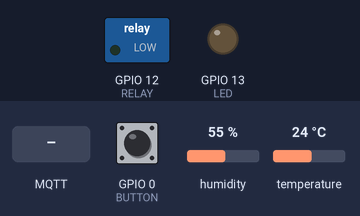
This sketch was run on a simulated ESP8266 (NodeMCU). Shown: switched loads named in the sketch (green lamp = pin HIGH), output pins drawn as LEDs (lit = HIGH). Inputs (shaded band) come from the test bench; at power-on: GPIO 0 (BUTTON) HIGH, humidity 55 %, temperature 24 °C. WiFi joins after 1.5 s; servers stay silent unless stated; no MQTT or app messages arrive unless stated; what the sketch prints to the serial monitor is not drawn.

Above: at 2.7 s.
2.8 s: GPIO 0 (BUTTON) pulled LOW for 1 s
At 4.1 s:
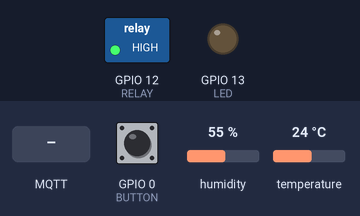
6.3 s: MQTT message "keepAlive" arrives on the first subscribed topic
At 7.2 s:
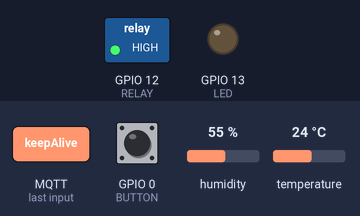
11.5 s: MQTT message "Sonoff/check" arrives on the first subscribed topic
At 12.4 s:
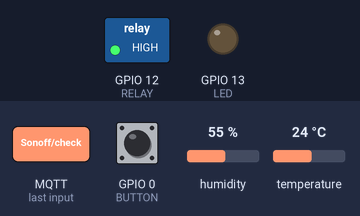
13.0 s: GPIO 0 (BUTTON) pulled LOW for 0.15 s
At 13.1 s:
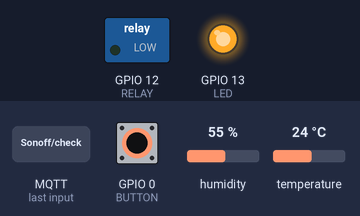
14.7 s: MQTT message "check" arrives on the first subscribed topic
At 16.0 s:
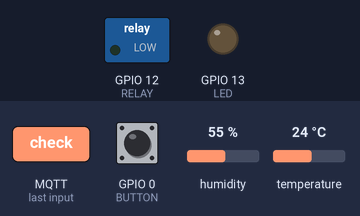
Timing chart, 0 to 17.2 s (numbered marks = the images above; inputs shaded):
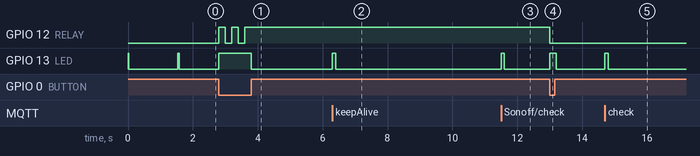

The sketch:

MQTT_Sonoff.ino
```cpp
#include <ESP8266WiFi.h>
#include <PubSubClient.h>
#include "DHT.h"

DHT dht;

#define RELAY 12
#define LED 13
#define BUTTON 0
#define GPIO14 14

const char* ssid = "TIM WiFi Fon";
const char* password = "estoucomfome";

const char *mqtt_server = "m11.cloudmqtt.com"; //"192.168.1.10 //"m11.cloudmqtt.com";
const int mqtt_port = 14458; //1883; //14458
const char *mqtt_user = "jgojknep"; //"localBroker"; //jgojknep
const char *mqtt_pass = "muJlxlc58d0v"; //"1234"; //"muJlxlc58d0v"

const char *mqtt_client_name = "SonoffClient1"; // Client connections cant have the same connection name

WiFiClient espClient;
PubSubClient client(espClient);
long lastMsg = 0;
long now;
int lastTemp, temp, cont;
char msg[50];
boolean relayStatus;

const char *topics[] = {"keepAlive", "outTopic", "sonoff","temp"};
int numTopics;
String message;

void setup() {
  pinMode(BUTTON, INPUT);
  relayStatus = false;
  pinMode(RELAY, OUTPUT);
  digitalWrite(RELAY, LOW);
  pinMode(LED, OUTPUT);
  digitalWrite(LED, HIGH);

  dht.setup(GPIO14); // data pin 2
  temp = getTemp();

  Serial.begin(115200);
  numTopics = (sizeof(topics) / sizeof(char*)) - 1;
  delay(10);
  setup_wifi();
  client.setServer(mqtt_server, mqtt_port);
  client.setCallback(callback);
}

void setup_wifi() {
  delay(10);
  // We start by connecting to a WiFi network
  Serial.println();
  Serial.print("Connecting to ");
  Serial.println(ssid);

  WiFi.begin(ssid, password);

  while (WiFi.status() != WL_CONNECTED) {
    digitalWrite(LED,LOW);
    if (digitalRead(BUTTON) == LOW){btnPress();}
    delay(250);
    Serial.print(".");
    digitalWrite(LED,HIGH);
  }
  Serial.println("");
  Serial.println("WiFi connected");
  Serial.println("IP address: ");
  Serial.println(WiFi.localIP());
  digitalWrite(LED,HIGH);
}

void callback(char* topic, byte* payload, unsigned int length) {
  digitalWrite(LED, HIGH);
  Serial.print("Message arrived [");
  Serial.print(topic);
  Serial.print("] ");
  payload[length] = '\0';
  message = String((char*)payload);
  Serial.println(message);
  if (String(topic) == "keepAlive") {
    if (message == "Sonoff/check" || message == "check") {
      client.publish("keepAlive", "Sonoff/Alive");
      Serial.println("Send Keep Alive");
      }
  }else if (String(topic) == "sonoff"){
    if (message == "relay/OFF"){
        btnPress();
        relayStatus = false;
    }else if (message == "relay/ON"){
      btnPress();
      relayStatus = true;
    }
  }else if (String(topic) == "temp"){
    if (message =="getTemp"){publishTemp(lastTemp); Serial.println("Send Temp");}
  }else if (String(topic) == "humi"){
    if (message =="getHumi"){publishHumi(getHumi()); Serial.println("Send Humi");}
  }

  delay(100);
  digitalWrite(LED,LOW);
}

void reconnect() {
  // Loop until we're reconnected
  while (!client.connected()) {
    Serial.print("Attempting MQTT connection...");
    if (digitalRead(BUTTON) == LOW){btnPress();}
    // Attempt to connect
    if (client.connect(mqtt_client_name, mqtt_user, mqtt_pass)) {
      Serial.println("connected");
      // Once connected, publish an announcement...
      client.publish("keepAlive", "Sonoff/Alive");
      // ... and resubscribe
      for (int i = 0; i <= numTopics; i++) {
        client.subscribe(topics[i]);
      }
    } else {
      digitalWrite(LED,LOW);
      Serial.print("failed, rc=");
      Serial.print(client.state());
      Serial.println(" try again in 5 seconds");
      // Wait 5 seconds before retrying
      delay(500);
      digitalWrite(LED,HIGH);delay(500);if (digitalRead(BUTTON) == LOW){btnPress();}
      digitalWrite(LED,LOW);delay(500);if (digitalRead(BUTTON) == LOW){btnPress();}
      digitalWrite(LED,HIGH);delay(500);if (digitalRead(BUTTON) == LOW){btnPress();}
      digitalWrite(LED,LOW);delay(500);if (digitalRead(BUTTON) == LOW){btnPress();}
      digitalWrite(LED,HIGH);delay(500);if (digitalRead(BUTTON) == LOW){btnPress();}
      digitalWrite(LED,LOW);delay(500);if (digitalRead(BUTTON) == LOW){btnPress();}
      digitalWrite(LED,HIGH);delay(500);if (digitalRead(BUTTON) == LOW){btnPress();}
      digitalWrite(LED,LOW);delay(500);if (digitalRead(BUTTON) == LOW){btnPress();}
      digitalWrite(LED,HIGH);delay(500);if (digitalRead(BUTTON) == LOW){btnPress();}
    }
  }
}

void loop() {
  if (!client.connected()) {
    digitalWrite(LED,HIGH);
    if (digitalRead(BUTTON) == LOW){btnPress();}
    reconnect();
  }
  digitalWrite(LED,LOW);
  client.loop();
  if (digitalRead(BUTTON) == LOW){btnPress();}
  now = millis();
    if (now - lastMsg > 5*1000) {
    lastMsg = now;
    temp = getTemp();
    if (lastTemp != temp){
      lastTemp = temp;
      publishTemp(temp);
    }else{
      Serial.print("Temperatura: ");
      Serial.print(temp);
      Serial.println("°C");
      Serial.print("Humidade: ");
      Serial.print(getHumi());
      Serial.println("%");
    }
  }
}

void btnPress(){
    if (relayStatus == false){
      digitalWrite(LED, HIGH);
      digitalWrite(RELAY,HIGH);
      Serial.println("Button Press");
      relayStatus = true;
      delay(200);
      digitalWrite(LED, LOW);
      if (client.connected()) {
        client.publish("sonoff", "relayOnSucess" );
      }
    }else{
      digitalWrite(LED, HIGH);
      digitalWrite(RELAY,LOW);
      Serial.println("Button Press");
      relayStatus = false;
      delay(200);
      digitalWrite(LED, LOW);
      if (client.connected()) {
        client.publish("sonoff", "relayOffSucess" );
      }
    }
}

void publishTemp(int value) {
  String temp = String(value);
  String msg = "tempex";
  msg += temp;
  char message[58];
  msg.toCharArray(message, 58);
  client.publish("temp", message);
}

void publishHumi(int value) {
  String msg = String(value);
  char message[58];
  msg.toCharArray(message, 58);
  client.publish("humi", message);
}

float getTemp(){
  float temperature = dht.getTemperature();
  return temperature;
}

float getHumi(){
  float humidity = dht.getHumidity();
  return humidity;
}
```

Measured:
- after the input at 2.8 s, GPIO 12 (RELAY): alternates HIGH for 0.20 s and LOW for 0.20 s, 5 changes in all, then stays HIGH, starting at once; GPIO 13 (LED): LOW → HIGH at once, → LOW 1.0 s later
- after the input at 6.3 s, GPIO 13 (LED): LOW → HIGH at once, → LOW 0.10 s later
- after the input at 11.5 s, GPIO 13 (LED): LOW → HIGH at once, → LOW 0.10 s later
- after the input at 13.0 s, GPIO 12 (RELAY): HIGH → LOW at once; GPIO 13 (LED): LOW → HIGH at once, → LOW 0.20 s later
- after the input at 14.7 s, GPIO 13 (LED): LOW → HIGH at once, → LOW 0.10 s later
